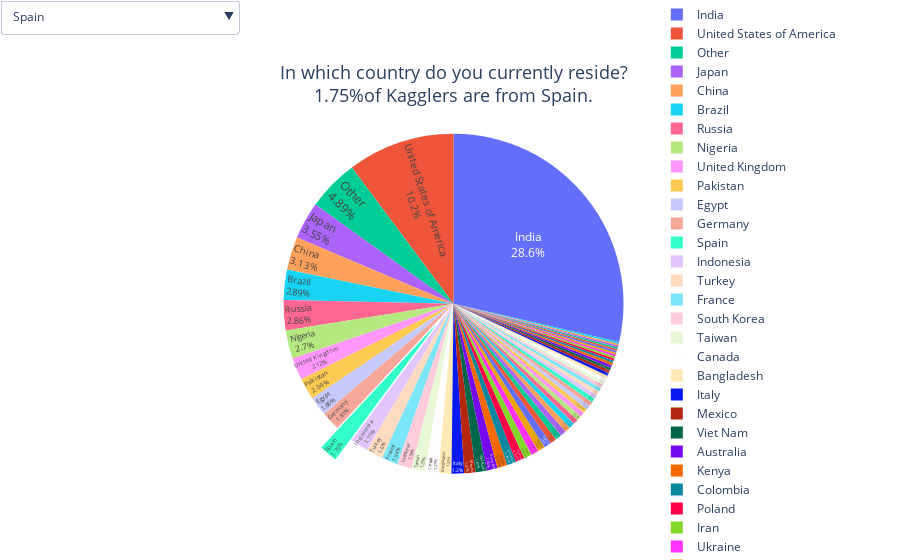

The notebook cell saved with this chart:
### Markdown cell above
## Country

### Code cell
# Participants per country
country = 'Spain'
countries = data.Q3
country_question = descriptions.iloc[3]

values = countries.value_counts().values    # how many per country
labels = countries.value_counts().index     # countries

pie_chart(country, country_question, values, labels, ['of Kagglers are from {0}.'.format(label) for label in labels])
